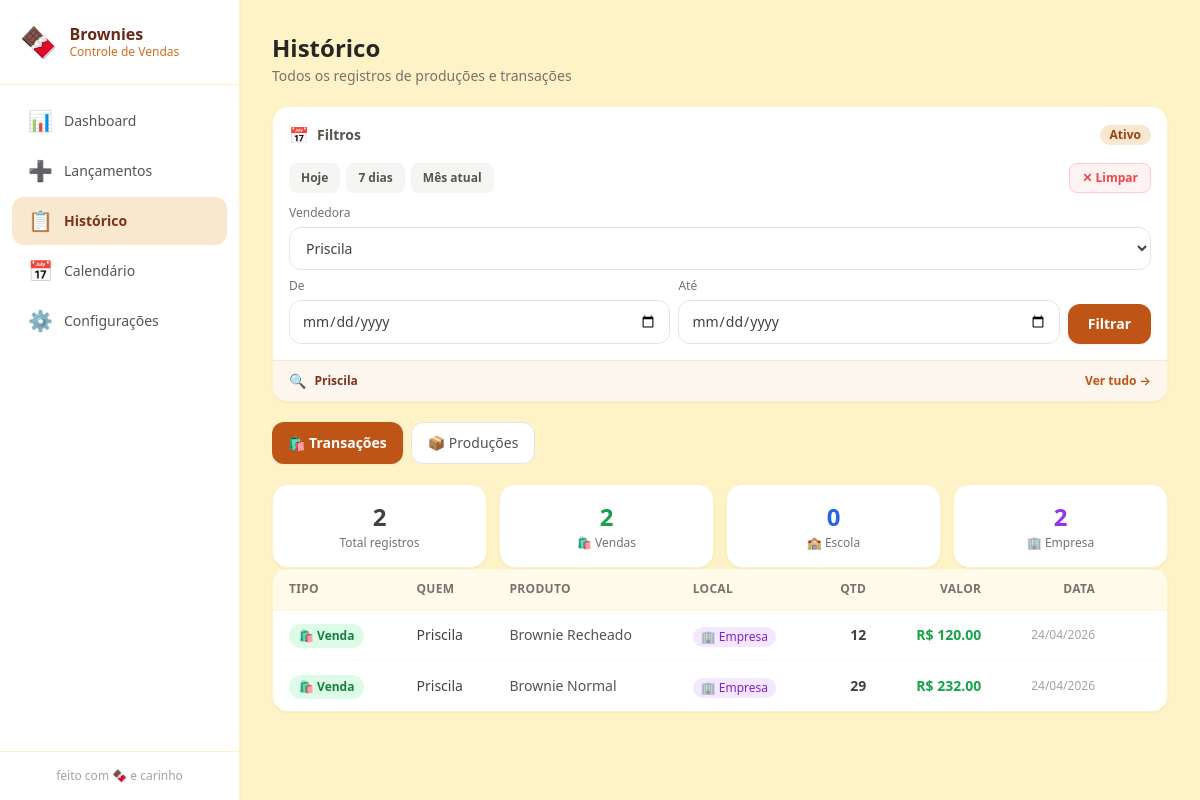
Page /historico?vendedora_id=1 on the committed database.
### app.py (models this page shows)
class Vendedora(db.Model):
    id = db.Column(db.Integer, primary_key=True)
    nome = db.Column(db.String(100), nullable=False)
    ativo = db.Column(db.Boolean, default=True)
    tem_comissao = db.Column(db.Boolean, default=True)
    comissao_escola = db.Column(db.Float, nullable=True)   # None = usa valor do produto
    comissao_empresa = db.Column(db.Float, nullable=True)  # None = usa valor do produto

class Transacao(db.Model):
    id = db.Column(db.Integer, primary_key=True)
    tipo = db.Column(db.String(20), nullable=False)
    vendedora_id = db.Column(db.Integer, db.ForeignKey('vendedora.id'), nullable=False)
    produto_id = db.Column(db.Integer, db.ForeignKey('produto.id'), nullable=False)
    quantidade = db.Column(db.Integer, nullable=False)
    local = db.Column(db.String(20))
    preco_unitario = db.Column(db.Float, default=0.0)
    data = db.Column(db.Date, default=date.today)
    observacao = db.Column(db.String(200))
    criado_em = db.Column(db.DateTime, default=datetime.utcnow)
    vendedora = db.relationship('Vendedora', backref='transacoes')
    produto = db.relationship('Produto', backref='transacoes')

class Produto(db.Model):
    id = db.Column(db.Integer, primary_key=True)
    nome = db.Column(db.String(100), nullable=False)
    preco_escola = db.Column(db.Float, default=0.0)
    preco_empresa = db.Column(db.Float, default=0.0)
    custo = db.Column(db.Float, default=0.0)
    comissao_escola = db.Column(db.Float, default=0.0)
    comissao_empresa = db.Column(db.Float, default=0.0)

### app.py (the view)
@app.route('/historico')
def historico():
    ini_str = request.args.get('data_inicio', '').strip()
    fim_str = request.args.get('data_fim', '').strip()
    data_inicio, data_fim = _parse_datas(ini_str, fim_str)
    ini_str = data_inicio.isoformat() if data_inicio else ''
    fim_str = data_fim.isoformat() if data_fim else ''
    vid_str = request.args.get('vendedora_id', '').strip()
    vendedora_id = int(vid_str) if vid_str.isdigit() else None
    lotes_q = Lote.query.order_by(Lote.criado_em.desc())
    transacoes_q = Transacao.query.order_by(Transacao.criado_em.desc())
    if data_inicio:
        lotes_q = lotes_q.filter(Lote.data >= data_inicio)
        transacoes_q = transacoes_q.filter(Transacao.data >= data_inicio)
    if data_fim:
        lotes_q = lotes_q.filter(Lote.data <= data_fim)
        transacoes_q = transacoes_q.filter(Transacao.data <= data_fim)
    if vendedora_id:
        transacoes_q = transacoes_q.filter(Transacao.vendedora_id == vendedora_id)
    return render_template('historico.html',
                           lotes=lotes_q.all(),
                           transacoes=transacoes_q.all(),
                           vendedoras=Vendedora.query.filter_by(ativo=True).all(),
                           vendedora_id=vendedora_id,
                           data_inicio=ini_str,
                           data_fim=fim_str,
                           data_inicio_dt=data_inicio,
                           data_fim_dt=data_fim)

### app.py (called while the page is built)
def _parse_datas(ini_str, fim_str):
    try:
        ini = date.fromisoformat(ini_str) if ini_str else None
    except ValueError:
        ini = None
    try:
        fim = date.fromisoformat(fim_str) if fim_str else None
    except ValueError:
        fim = None
    return ini, fim

### templates/historico.html (shortened to what this page needs)
{% extends "base.html" %}
{% block content %}
<div class="space-y-5">
  <div class="hidden md:block">
    <h2 class="text-2xl font-bold text-stone-800">Histórico</h2>
    <p class="text-stone-500 text-sm mt-0.5">Todos os registros de produções e transações</p>
  </div>
  {% include '_filtro.html' %}
  <div class="flex gap-2">
    <button onclick="showSection('transacoes')" id="btn-transacoes"
      class="px-4 py-2.5 rounded-xl text-sm font-semibold bg-choco-600 text-white transition-all shadow-sm">
      🛍️ Transações
    </button>
    <button onclick="showSection('lotes')" id="btn-lotes"
      class="px-4 py-2.5 rounded-xl text-sm font-medium bg-white text-stone-600 border border-stone-200 hover:bg-choco-50 hover:text-choco-700 transition-all">
      📦 Produções
    </button>
  </div>
  <div id="section-transacoes">
    {% if transacoes %}
    {% set total_vendas = transacoes | selectattr('tipo', 'eq', 'venda') | list %}
    {% set total_comidos = transacoes | selectattr('tipo', 'eq', 'comido') | list %}
    {% set vendas_escola = total_vendas | selectattr('local', 'eq', 'escola') | list %}
    {% set vendas_empresa = total_vendas | selectattr('local', 'eq', 'empresa') | list %}
    <div class="grid grid-cols-2 md:grid-cols-4 gap-3">
      <div class="bg-white rounded-2xl p-4 shadow-sm border border-amber-100 text-center">
        <p class="text-2xl font-bold text-stone-700">{{ transacoes | length }}</p>
        <p class="text-xs text-stone-500 mt-0.5">Total registros</p>
      </div>
      <div class="bg-white rounded-2xl p-4 shadow-sm border border-amber-100 text-center">
        <p class="text-2xl font-bold text-green-600">{{ total_vendas | length }}</p>
        <p class="text-xs text-stone-500 mt-0.5">🛍️ Vendas</p>
      </div>
      <div class="bg-white rounded-2xl p-4 shadow-sm border border-amber-100 text-center">
        <p class="text-2xl font-bold text-blue-600">{{ vendas_escola | length }}</p>
        <p class="text-xs text-stone-500 mt-0.5">🏫 Escola</p>
      </div>
      <div class="bg-white rounded-2xl p-4 shadow-sm border border-amber-100 text-center">
        <p class="text-2xl font-bold text-purple-600">{{ vendas_empresa | length }}</p>
        <p class="text-xs text-stone-500 mt-0.5">🏢 Empresa</p>
      </div>
    </div>
    <div class="hidden md:block bg-white rounded-2xl shadow-sm border border-amber-100 overflow-hidden">
      <div class="overflow-x-auto">
        <table class="w-full">
          <thead>
            <tr class="bg-amber-50 border-b border-amber-100">
              <th class="text-left px-4 py-3 text-xs font-semibold text-stone-500 uppercase tracking-wide">Tipo</th>
              <th class="text-left px-4 py-3 text-xs font-semibold text-stone-500 uppercase tracking-wide">Quem</th>
              <th class="text-left px-4 py-3 text-xs font-semibold text-stone-500 uppercase tracking-wide">Produto</th>
              <th class="text-left px-4 py-3 text-xs font-semibold text-stone-500 uppercase tracking-wide">Local</th>
              <th class="text-right px-4 py-3 text-xs font-semibold text-stone-500 uppercase tracking-wide">Qtd</th>
              <th class="text-right px-4 py-3 text-xs font-semibold text-stone-500 uppercase tracking-wide">Valor</th>
              <th class="text-right px-4 py-3 text-xs font-semibold text-stone-500 uppercase tracking-wide">Data</th>
              <th class="px-4 py-3 w-8"></th>
            </tr>
          </thead>
          <tbody class="divide-y divide-stone-50">
            {% for t in transacoes %}
            <tr class="hover:bg-amber-50/40 transition-colors group">
              <td class="px-4 py-3">
                <span class="inline-flex items-center gap-1 px-2.5 py-1 rounded-full text-xs font-semibold
                  {% if t.tipo == 'venda' %}bg-green-100 text-green-700{% else %}bg-amber-100 text-amber-700{% endif %}">
                  {% if t.tipo == 'venda' %}🛍️ Venda{% else %}😋 Comido{% endif %}
                </span>
              </td>
              <td class="px-4 py-3 text-sm font-medium text-stone-700">{{ t.vendedora.nome }}</td>
              <td class="px-4 py-3 text-sm text-stone-600">{{ t.produto.nome }}</td>
              <td class="px-4 py-3">
                {% if t.local == 'escola' %}
                <span class="inline-flex items-center gap-1 bg-blue-100 text-blue-700 text-xs px-2 py-0.5 rounded-full font-medium">🏫 Escola</span>
                {% elif t.local == 'empresa' %}
                <span class="inline-flex items-center gap-1 bg-purple-100 text-purple-700 text-xs px-2 py-0.5 rounded-full font-medium">🏢 Empresa</span>
                {% else %}
                <span class="text-stone-300 text-xs">—</span>
                {% endif %}
              </td>
              <td class="px-4 py-3 text-sm font-semibold text-stone-700 text-right">{{ t.quantidade }}</td>
              <td class="px-4 py-3 text-sm font-semibold text-right
                {% if t.tipo == 'venda' %}text-green-600{% else %}text-stone-400{% endif %}">
                {% if t.tipo == 'venda' %}R$ {{ "%.2f"|format(t.quantidade * (t.preco_unitario or 0)) }}{% else %}—{% endif %}
              </td>
              <td class="px-4 py-3 text-xs text-stone-400 text-right whitespace-nowrap">
                {{ t.data.strftime('%d/%m/%Y') }}
              </td>
              <td class="px-4 py-3 text-right">
                <form method="POST" action="/deletar/transacao/{{ t.id }}"
                  onsubmit="return confirm('Remover este registro?\n\n{{ t.vendedora.nome }} · {{ t.quantidade }}x {{ t.produto.nome }}')">
                </form>
              </td>
            </tr>
            {% endfor %}
          </tbody>
        </table>
      </div>
    </div>
    {% endif %}
  </div>
</div>
{% endblock %}

### templates/_filtro.html (shortened to what this page needs)
<div class="bg-white rounded-2xl shadow-sm border border-amber-100 overflow-hidden">
  <div class="px-4 pt-4 pb-0 flex items-center gap-2">
    <span class="text-base">📅</span>
    <span class="text-sm font-semibold text-stone-600">Filtros</span>
    {% if data_inicio_dt or data_fim_dt or vendedora_id %}
    <span class="ml-auto text-xs bg-choco-100 text-choco-700 px-2.5 py-0.5 rounded-full font-semibold">Ativo</span>
    {% endif %}
  </div>
  <div class="p-4 space-y-3">
    <div class="flex flex-wrap gap-1.5">
      <button type="button" onclick="filtroRapido('hoje')"
        class="atalho-btn px-3 py-1.5 rounded-lg text-xs font-semibold transition-all
               {% if data_inicio == data_fim and data_inicio %}bg-choco-600 text-white{% else %}bg-stone-100 text-stone-600 hover:bg-choco-100 hover:text-choco-700{% endif %}">
        Hoje
      </button>
      <button type="button" onclick="filtroRapido('semana')"
        class="atalho-btn px-3 py-1.5 rounded-lg text-xs font-semibold transition-all bg-stone-100 text-stone-600 hover:bg-choco-100 hover:text-choco-700">
        7 dias
      </button>
      <button type="button" onclick="filtroRapido('mes')"
        class="atalho-btn px-3 py-1.5 rounded-lg text-xs font-semibold transition-all bg-stone-100 text-stone-600 hover:bg-choco-100 hover:text-choco-700">
        Mês atual
      </button>
      {% if data_inicio_dt or data_fim_dt or vendedora_id %}
      <a href="{{ request.path }}"
        class="ml-auto px-3 py-1.5 rounded-lg text-xs font-semibold bg-red-50 text-red-500 hover:bg-red-100 border border-red-200 transition-all">
        ✕ Limpar
      </a>
      {% endif %}
    </div>
    <form method="GET" action="{{ request.path }}" id="filtro-form" class="space-y-2">
      {% if vendedoras %}
      <div>
        <label class="block text-xs font-medium text-stone-500 mb-1.5">Vendedora</label>
        <select name="vendedora_id" id="filtro-vendedora"
          class="w-full px-3 py-2.5 rounded-xl border border-stone-200 text-stone-700 text-sm
                 focus:outline-none focus:ring-2 focus:ring-choco-400 focus:border-transparent bg-white transition-all">
          {% for v in vendedoras %}
          <option value="{{ v.id }}" {% if vendedora_id == v.id %}selected{% endif %}>{{ v.nome }}</option>
          {% endfor %}
        </select>
      </div>
      {% endif %}
      <div class="flex items-end gap-2">
        <div class="flex-1 min-w-0">
          <label class="block text-xs font-medium text-stone-500 mb-1.5">De</label>
          <input type="date" name="data_inicio" id="filtro-inicio" value="{{ data_inicio }}"
            class="w-full px-3 py-2.5 rounded-xl border border-stone-200 text-stone-700 text-sm
                   focus:outline-none focus:ring-2 focus:ring-choco-400 focus:border-transparent bg-white transition-all">
        </div>
        <div class="flex-1 min-w-0">
          <label class="block text-xs font-medium text-stone-500 mb-1.5">Até</label>
          <input type="date" name="data_fim" id="filtro-fim" value="{{ data_fim }}"
            class="w-full px-3 py-2.5 rounded-xl border border-stone-200 text-stone-700 text-sm
                   focus:outline-none focus:ring-2 focus:ring-choco-400 focus:border-transparent bg-white transition-all">
        </div>
        <button type="submit"
          class="shrink-0 bg-choco-600 hover:bg-choco-700 active:scale-95 text-white px-5 py-2.5 rounded-xl text-sm font-semibold transition-all shadow-sm">
          Filtrar
        </button>
      </div>
    </form>
  </div>
  {% if data_inicio_dt or data_fim_dt or vendedora_id %}
  <div class="bg-choco-50 border-t border-choco-100 px-4 py-2.5 flex items-center gap-2 flex-wrap">
    <span class="text-sm">🔍</span>
    <span class="text-xs font-medium text-choco-800">
      {% if vendedora_id and vendedoras %}
        {% for v in vendedoras %}{% if v.id == vendedora_id %}<strong>{{ v.nome }}</strong>{% endif %}{% endfor %}
      {% endif %}
    </span>
    <a href="{{ request.path }}" class="ml-auto text-xs text-choco-600 hover:text-choco-900 font-semibold shrink-0">
      Ver tudo →
    </a>
  </div>
  {% endif %}
</div>

### templates/base.html (style rules this page uses)
body { font-family: system-ui, -apple-system, sans-serif; }

### rows in the picture
Vendedora: nome "Priscila"
Transacao: tipo "🛍️ Venda", vendedora.nome "Priscila", produto.nome "Brownie Recheado", local "🏢 Empresa", quantidade "12", t.quantidade*(t.preco_unitarioor0) "120.00", data "24/04/2026"
Transacao: tipo "🛍️ Venda", vendedora.nome "Priscila", produto.nome "Brownie Normal", local "🏢 Empresa", quantidade "29", t.quantidade*(t.preco_unitarioor0) "232.00", data "24/04/2026"

### other values in the picture
{{ transacoes | length }} "2"
{{ total_vendas | length }} "2"
{{ vendas_escola | length }} "0"
{{ vendas_empresa | length }} "2"
form field vendedora_id "Priscila"
